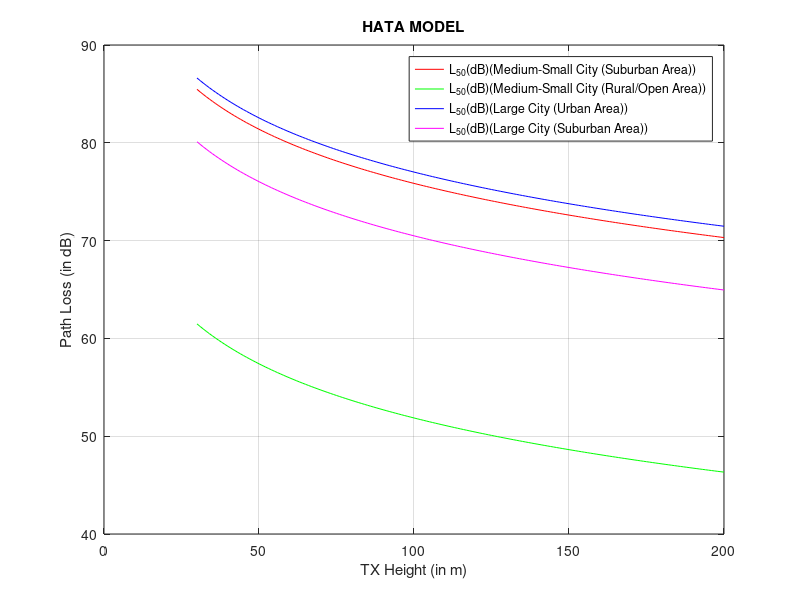

The MATLAB source for this figure:
%tx height vs path loss
clc
clear all;
close all;
hre=input('Enter the TX Height:');
hte=30:200;
d=input('Enter the Distance between TX and RX:');
f=input('Enter the Frequency:');
% MEDIUM-SMALL CITY (SUB URBAN AREA)
ahre_1=(1.1*log10(f)-0.7)*hre-(1.56*log10(f)-0.8);
L50_1=69.55+26.16*log10(f)-13.82*log10(hte)+(44.9-6.55*log10(hte))*log10(d)-ahre_1;
L50_dB_1=L50_1-(2*log10(f/28)*log10(f/28))-5.4;
% MEDIUM-SMALL CITY (RURAL/OPEN AREA)
ahre_2=(1.1*log10(f)-0.7)*hre-(1.56*log10(f)-0.8);
L50_2=69.55+26.16*log10(f)-13.82*log10(hte)+(44.9-6.55*log10(hte))*log10(d)-ahre_2;
L50_dB_2=L50_2-(4.78*log10(f)*log10(f))+18.33*log10(f)-40.98;
% LARGE CITY (URBAN AND SUBURBAN AREA)
if f<300000000
ahre_3=8.29*(log10(1.54*hre)).*(log10(1.54*hre))-1.1;
else
ahre_3=3.2*(log10(11.75*hre)).*(log10(11.75*hre))-4.97;
end
L50_3=69.55+26.16*log10(f)-13.82*log10(hte)+(44.9-6.55*log10(hte))*log10(d)-ahre_3;
L50_dB_3=L50_3-(2*log10(f/28)*log10(f/28))-5.4;
% tx height vs path loss
figure
plot(hte,L50_dB_1,'r',hte,L50_dB_2,'g',hte,L50_3,'b',hte,L50_dB_3,'m');
legend('L_5_0(dB)(Medium-Small City (Suburban Area))','L_5_0(dB)(Medium-Small City (Rural/Open Area))','L_5_0(dB)(Large City (Urban Area))','L_5_0(dB)(Large City (Suburban Area))');
xlabel('TX Height (in m)');
ylabel('Path Loss (in dB)');
title('HATA MODEL');
grid on;
